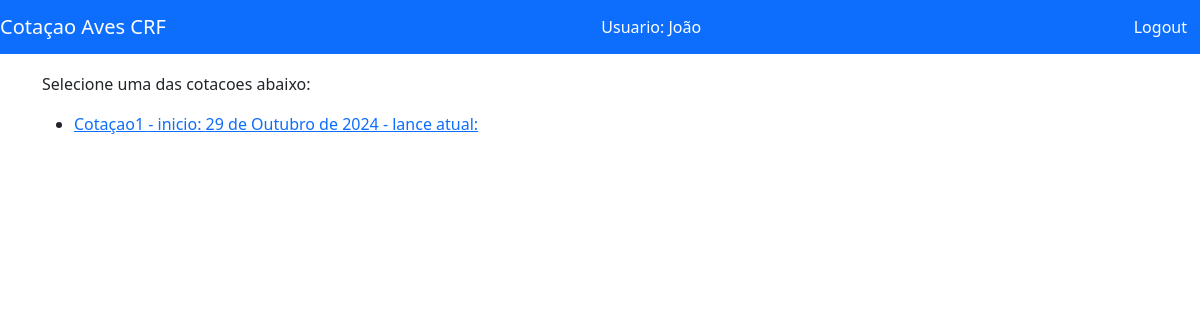
Before: / (signed in) with the older database file.
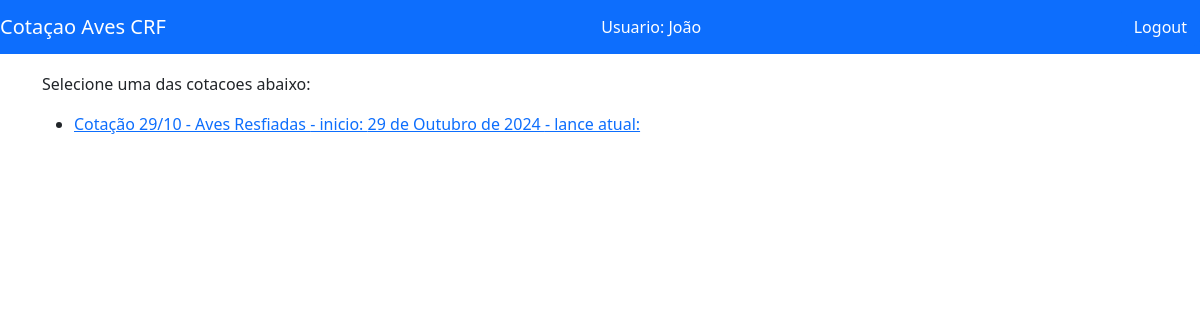
After: the same page with the newer database file.
### appCotacao/models.py (models this page shows, shortened)
class Projeto(models.Model):
    nome = models.CharField(max_length=200, unique=True)
    start = models.DateField()
    fim = models.DateField(null=True)
    fornecedor = models.ManyToManyField(CustomUser,
                                        limit_choices_to={'is_active': True,
                                                          'is_superuser': False,
                                                          "is_staff": False})
    produto = models.ManyToManyField(Produto)

### appCotacao/views.py (the view)
# urls.py: path('', views.lista_cotacao, name="index"),
@login_required(login_url='/accounts/login/')
def lista_cotacao(request):
    lista = Projeto.objects.all()
    pagina = 'appCotacao/lista-projetos-fornecedores.html'
    if (request.user.is_superuser):
        return HttpResponseRedirect('/admin')
    return render(request, pagina, context={'projetos': lista})

### appCotacao/templates/appCotacao/lista-projetos-fornecedores.html
{% extends 'appCotacao/base.html' %}
{% block content %}
    <p>Selecione uma das cotacoes abaixo:</p>
    <ul>
    {% for projeto in user.projeto_set.all %}
        <li><a href="{% url 'cotacao' projeto.id %}">{{ projeto.nome }} - inicio: {{ projeto.start }} - lance atual: {{ projeto.lance_atual}} </a></li>
    {% endfor %}
    </ul>
  {% endblock %}

Changed rows visible on the page:
changed Projeto: nome "Cotaçao1" → "Cotação 29/10 - Aves Resfiadas"
